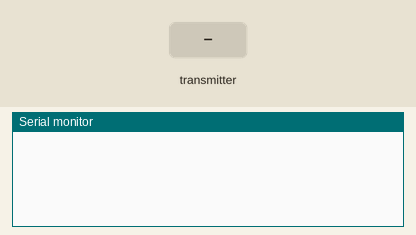
Bench run of a sketch on a simulated ESP32. On the bench: the last lines printed to the serial monitor. Inputs (shaded band) come from the test bench.

Above: at 1.2 s.
1.3 s: the transmitter starts sending message = kp
At 1.66 s:
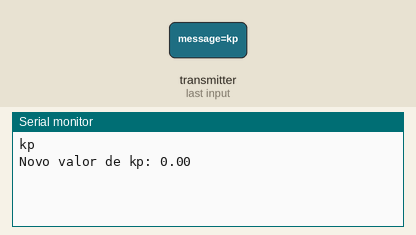
2.8 s: the transmitter starts sending message = ki
At 3.16 s:
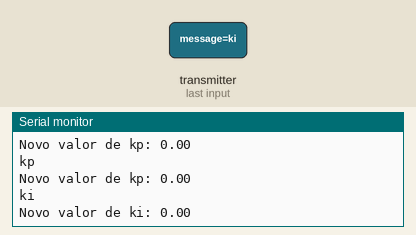
4.3 s: the transmitter starts sending message = kd
At 4.66 s:
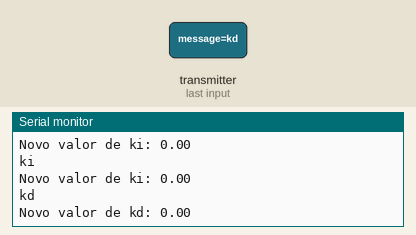
5.8 s: the transmitter starts sending message = se
At 6.16 s:
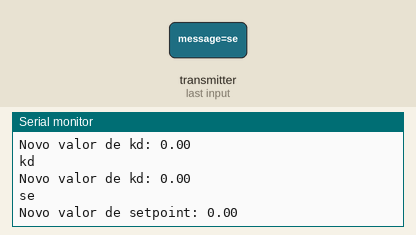

Measured:
- after the input at 1.3 s, the serial monitor: prints a new line after 0.05 s (image 1)
- after the input at 2.8 s, the serial monitor: prints a new line after 0.05 s (image 2)
- after the input at 4.3 s, the serial monitor: prints a new line after 0.05 s (image 3)
- after the input at 5.8 s, the serial monitor: prints a new line after 0.05 s (image 4)

The sketch:

ESP_NOW_GERE-2-with-set-PID.ino
```cpp
#include <esp_now.h>
#include <WiFi.h>

double kp, kd, ki, setpoint;

uint8_t macAddress2Esp32[] = { 0xA8, 0x42, 0xE3, 0xCB, 0x82, 0xEC };  // MAC DO TIAGO

struct DataStruct {
  char message[100];
};

DataStruct dataSend;
DataStruct dataRecv;

esp_now_peer_info_t peerInfo;

void OnDataSent(const uint8_t *mac_addr, esp_now_send_status_t status) {
  // Função chamada quando os dados são enviados
}

void OnDataRecv(const uint8_t *mac, const uint8_t *incomingData, int len) {
  memcpy(&dataRecv, incomingData, sizeof(dataRecv));
  //Serial.println("Mensagem Recebida via ESP-NOW: " + String(dataRecv.message));
  Serial.println(String(dataRecv.message));  // Exibe a mensagem recebida na porta serial

  String input = String(dataRecv.message);

  input.trim();

  if (input.startsWith("kp")) {
    kp = input.substring(2).toFloat();
    Serial.print("Novo valor de kp: ");
    Serial.println(kp);
    sendData("Novo valor de kp: " + String(kp));
  } else if (input.startsWith("ki")) {
    ki = input.substring(2).toFloat();
    Serial.print("Novo valor de ki: ");
    Serial.println(ki);
    sendData("Novo valor de ki: " + String(ki));
  } else if (input.startsWith("kd")) {
    kd = input.substring(2).toFloat();
    Serial.print("Novo valor de kd: ");
    Serial.println(kd);
    sendData("Novo valor de kd: " + String(kd));
  } else if (input.startsWith("se")) {
    setpoint = input.substring(2).toFloat();
    Serial.print("Novo valor de setpoint: ");
    Serial.println(setpoint);
    sendData("Novo valor de setpoint: " + String(setpoint));
  } else {
    char charArray[input.length() + 1];
    input.toCharArray(charArray, input.length() + 1);

    char *token = strtok(charArray, " ");

    if (token != NULL) {
      kp = atof(token);
      token = strtok(NULL, " ");
    }

    if (token != NULL) {
      ki = atof(token);
      token = strtok(NULL, " ");
    }

    if (token != NULL) {
      kd = atof(token);
    }

    Serial.print(kp);
    Serial.print(" ");
    Serial.print(ki);
    Serial.print(" ");
    Serial.println(kd);
    sendData("KP: " + String(kp)+" KI: " + String(ki)+" KD: "+ String(kd));
  }
}

void sendData(String message) {
  DataStruct dataSend;
  message.toCharArray(dataSend.message, sizeof(dataSend.message));
  esp_now_send(macAddress2Esp32, (uint8_t *)&dataSend, sizeof(DataStruct));
}


void setup() {
  Serial.begin(115200);
  WiFi.disconnect();
  WiFi.mode(WIFI_STA);

  if (esp_now_init() != ESP_OK) {
    delay(2500);
    ESP.restart();
  }

  esp_now_register_send_cb(OnDataSent);
  esp_now_register_recv_cb(OnDataRecv);

  memcpy(peerInfo.peer_addr, macAddress2Esp32, 6);
  peerInfo.channel = 0;
  peerInfo.encrypt = false;

  if (esp_now_add_peer(&peerInfo) != ESP_OK) {
    ESP.restart();
  }
}

void loop() {
  if (Serial.available() > 0) {
    memset(dataSend.message, 0, sizeof(dataSend.message));
    Serial.readBytesUntil('\n', dataSend.message, sizeof(dataSend.message));
    esp_now_send(macAddress2Esp32, (uint8_t *)&dataSend, sizeof(DataStruct));
  }
}
```
